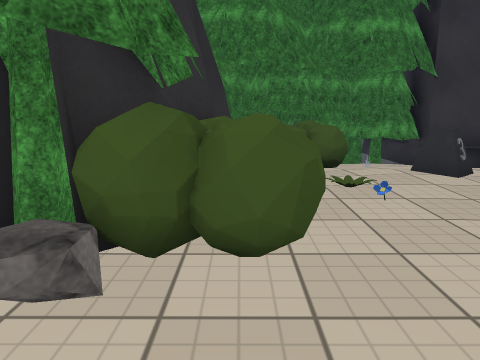
view 1 (above)

17 first-person views from a walk through a scene from a Unity 3-D project. The camera is 1.3 m above the floor, tilts 10° down and sees 70° across. The floor is counted in squares, 1 m on a side. Each view is taken from the middle of a square. On the plan, view 1 faces up. The plan holds only what a view shows up to about 15 squares ahead; the rest is blank. The place goes on beyond the plan. The player is left out. Some surface patterns are stand-ins.

view 2
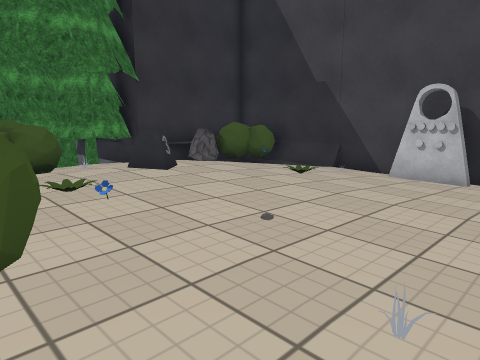

view 3
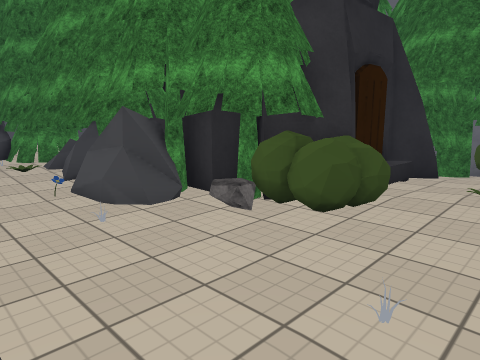

view 4
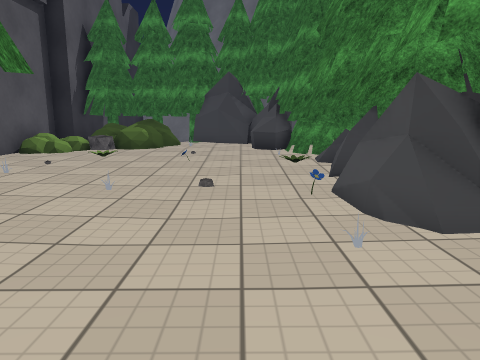

view 5
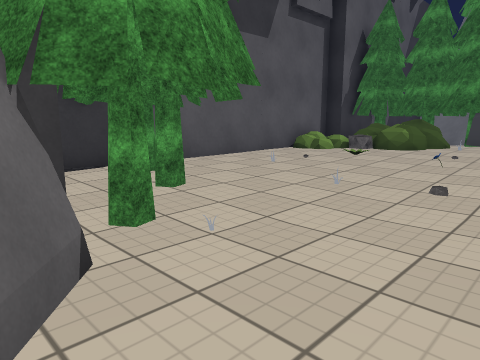

view 6
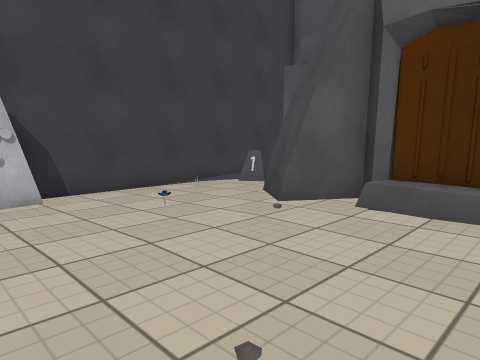

view 7
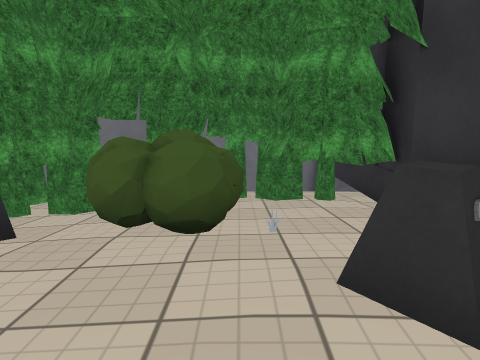

view 8
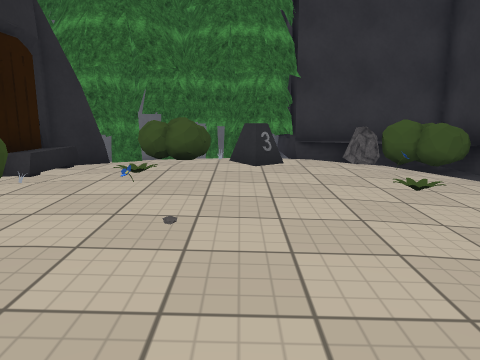

view 9
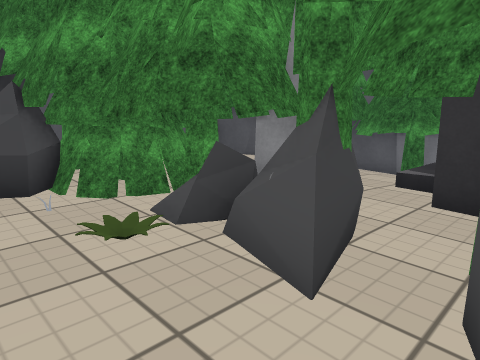

view 10
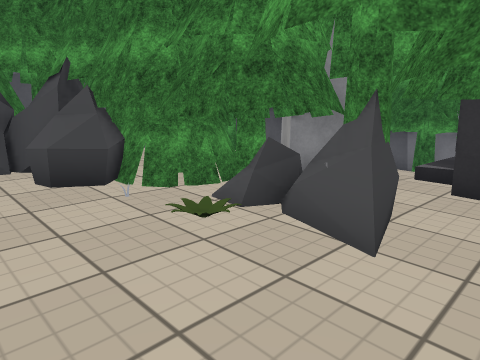

view 11
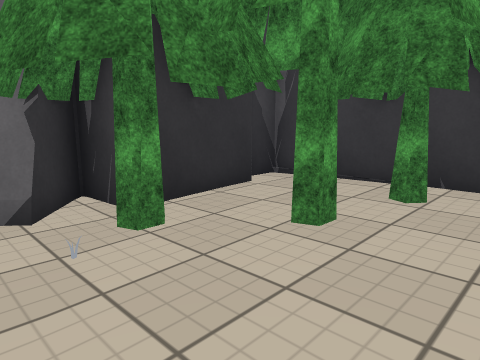

view 12
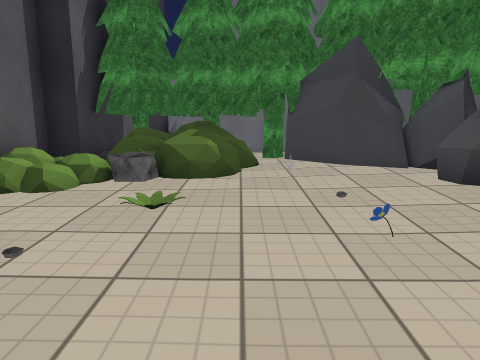

view 13
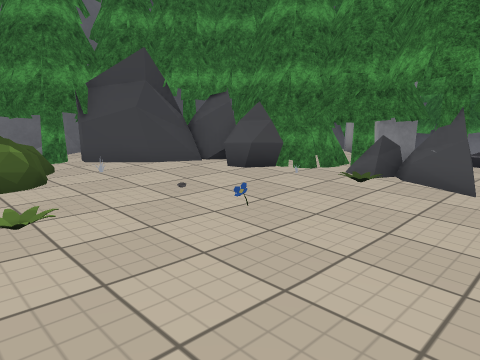

view 14
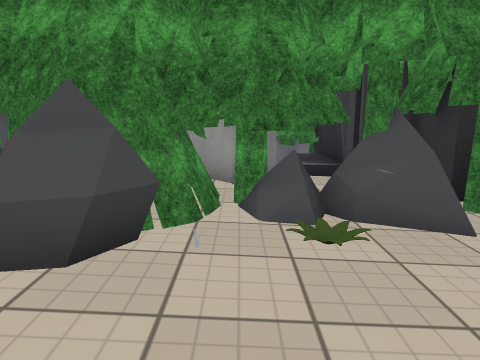

view 15
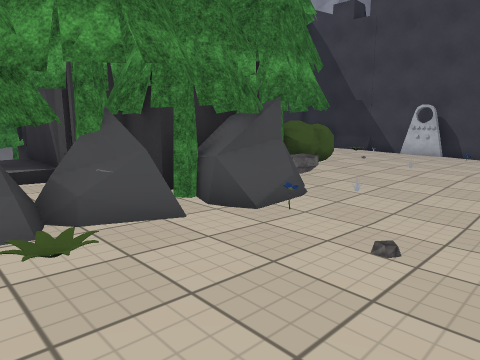

view 16
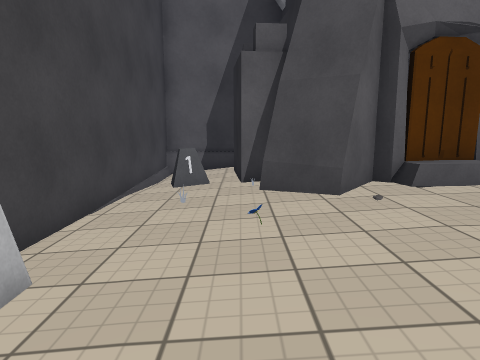

view 17
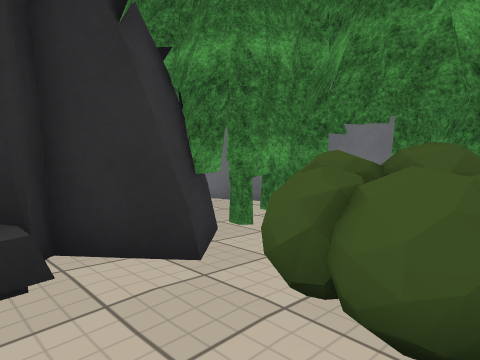

### Floor plan
Key: @ floor where view 1 was taken; # wall or solid block; . main floor; : floor 0.25 m higher than the main floor; - floor 0.25 m lower than the main floor; _ floor 0.5 m lower than the main floor; / step, stairs or slope; = window, fence, low wall or low ledge; ^ raised ledge; T tree; B bush; F flower; R rock; G gate; O other object.
Columns run from 15 left of view 1 to 11 right of it. Each row starts with its distance up from view 1.
 13            #TTTT#TOTO#
 12      #####  _TTTTTTTT#
 11     ##TTT   TTTT BTTT######
 10     #TT TT   ##TBBB.. ^RBB#
  9     OTTTTT    ##BBB.. .RBB#
  8   ##OTTT:#    ##..:O::/-BB#
  7  ##T  ..:#    G/.::OO..O--#
  6 ##OO#  .:#    #/.O::....--#
  5 #TTT## :.#    #B:F:...O.--#
  4   T  ###:######BB......--##
  3  T   TTTRT###TBTB......--##
  2  TTTTTTRTTRTT#TB......---##
  1  TRRRTTTRRRRR....O....---_#
  0 TTRRRRO::.O..O.@.....--O-_#
 -1 TTT R:::............----__#
 -2 TTTR::::........# :G-##-O_#
 -3 TTTO:::F..O..OT####G###O__#
 -4 TTOO::::....T.T##     ##OO#
 -5 TTOO::O:.....T #       #O=#
 -6 TTOO:::::O.TTTT#       #  #
 -7 TTO /:::::.TTT.#
 -8 T##  ::::: TTT.#
 -9   ##############

Positions as (right, up) in squares from view 1, and headings:
1: (0, 0), facing up
2: (0, 0), facing up-right
3: (3, -2), facing up-left
4: (1, -1), facing left
5: (1, 0), facing down-left
6: (2, 4), facing down-right
7: (3, 5), facing up
8: (4, -1), facing up
9: (-5, -1), facing up-left
10: (-5, -2), facing up-left
11: (-5, -2), facing down-right
12: (-5, -4), facing left
13: (-5, -6), facing up-left
14: (-9, -3), facing up
15: (-9, -3), facing up-right
16: (8, 5), facing down
17: (3, 7), facing up-left
